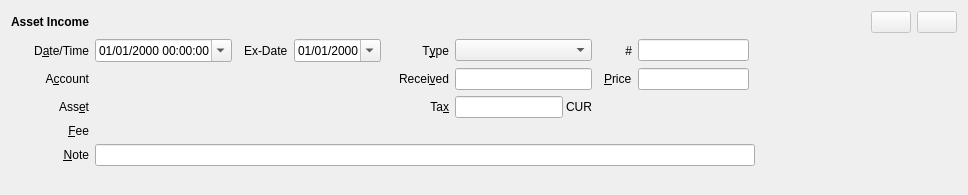
<?xml version="1.0" encoding="UTF-8"?>
<ui version="4.0">
 <class>AssetIncomeOperation</class>
 <widget class="QWidget" name="AssetIncomeOperation">
  <property name="geometry">
   <rect>
    <x>0</x>
    <y>0</y>
    <width>968</width>
    <height>195</height>
   </rect>
  </property>
  <property name="windowTitle">
   <string>Form</string>
  </property>
  <layout class="QGridLayout" name="layout">
   <item row="5" column="1" colspan="12">
    <widget class="QLineEdit" name="note"/>
   </item>
   <item row="1" column="0">
    <widget class="QLabel" name="date_label">
     <property name="text">
      <string>D&amp;ate/Time</string>
     </property>
     <property name="alignment">
      <set>Qt::AlignmentFlag::AlignRight|Qt::AlignmentFlag::AlignTrailing|Qt::AlignmentFlag::AlignVCenter</set>
     </property>
     <property name="buddy">
      <cstring>timestamp_editor</cstring>
     </property>
    </widget>
   </item>
   <item row="1" column="10">
    <widget class="QLabel" name="number_label">
     <property name="text">
      <string>#</string>
     </property>
     <property name="alignment">
      <set>Qt::AlignmentFlag::AlignRight|Qt::AlignmentFlag::AlignTrailing|Qt::AlignmentFlag::AlignVCenter</set>
     </property>
     <property name="buddy">
      <cstring>number</cstring>
     </property>
    </widget>
   </item>
   <item row="0" column="14">
    <widget class="QPushButton" name="commit_button">
     <property name="enabled">
      <bool>false</bool>
     </property>
     <property name="toolTip">
      <string>Commit changes</string>
     </property>
     <property name="text">
      <string/>
     </property>
    </widget>
   </item>
   <item row="2" column="11">
    <widget class="QLineEdit" name="price_edit">
     <property name="alignment">
      <set>Qt::AlignmentFlag::AlignRight|Qt::AlignmentFlag::AlignTrailing|Qt::AlignmentFlag::AlignVCenter</set>
     </property>
    </widget>
   </item>
   <item row="1" column="7">
    <widget class="QLabel" name="type_label">
     <property name="text">
      <string>T&amp;ype</string>
     </property>
     <property name="alignment">
      <set>Qt::AlignmentFlag::AlignRight|Qt::AlignmentFlag::AlignTrailing|Qt::AlignmentFlag::AlignVCenter</set>
     </property>
     <property name="buddy">
      <cstring>type</cstring>
     </property>
    </widget>
   </item>
   <item row="3" column="7">
    <widget class="QLabel" name="tax_label">
     <property name="text">
      <string>Ta&amp;x</string>
     </property>
     <property name="alignment">
      <set>Qt::AlignmentFlag::AlignRight|Qt::AlignmentFlag::AlignTrailing|Qt::AlignmentFlag::AlignVCenter</set>
     </property>
     <property name="buddy">
      <cstring>tax_edit</cstring>
     </property>
    </widget>
   </item>
   <item row="1" column="11">
    <widget class="QLineEdit" name="number"/>
   </item>
   <item row="3" column="0">
    <widget class="QLabel" name="symbol_label">
     <property name="text">
      <string>Ass&amp;et</string>
     </property>
     <property name="alignment">
      <set>Qt::AlignmentFlag::AlignRight|Qt::AlignmentFlag::AlignTrailing|Qt::AlignmentFlag::AlignVCenter</set>
     </property>
     <property name="buddy">
      <cstring>symbol_widget</cstring>
     </property>
    </widget>
   </item>
   <item row="6" column="0">
    <spacer name="vertical_spacer">
     <property name="orientation">
      <enum>Qt::Orientation::Vertical</enum>
     </property>
     <property name="sizeHint" stdset="0">
      <size>
       <width>20</width>
       <height>40</height>
      </size>
     </property>
    </spacer>
   </item>
   <item row="0" column="0">
    <widget class="QLabel" name="main_label">
     <property name="font">
      <font>
       <bold>true</bold>
      </font>
     </property>
     <property name="text">
      <string>Asset Income</string>
     </property>
    </widget>
   </item>
   <item row="2" column="13">
    <spacer name="horizontal_spacer">
     <property name="orientation">
      <enum>Qt::Orientation::Horizontal</enum>
     </property>
     <property name="sizeHint" stdset="0">
      <size>
       <width>40</width>
       <height>20</height>
      </size>
     </property>
    </spacer>
   </item>
   <item row="1" column="4">
    <widget class="QDateEdit" name="ex_date_editor">
     <property name="specialValueText">
      <string>unknown</string>
     </property>
     <property name="minimumDate">
      <date>
       <year>1970</year>
       <month>1</month>
       <day>1</day>
      </date>
     </property>
     <property name="maximumTime">
      <time>
       <hour>23</hour>
       <minute>59</minute>
       <second>59</second>
      </time>
     </property>
     <property name="displayFormat">
      <string>dd/MM/yyyy</string>
     </property>
     <property name="calendarPopup">
      <bool>true</bool>
     </property>
     <property name="timeSpec">
      <enum>Qt::TimeSpec::UTC</enum>
     </property>
    </widget>
   </item>
   <item row="2" column="1" colspan="5">
    <widget class="ReferenceSelectorWidget" name="account_widget"/>
   </item>
   <item row="3" column="1" colspan="5">
    <widget class="ReferenceSelectorWidget" name="symbol_widget"/>
   </item>
   <item row="4" column="0">
    <widget class="QLabel" name="fee_label">
     <property name="text">
      <string>&amp;Fee</string>
     </property>
     <property name="alignment">
      <set>Qt::AlignmentFlag::AlignRight|Qt::AlignmentFlag::AlignTrailing|Qt::AlignmentFlag::AlignVCenter</set>
     </property>
     <property name="buddy">
      <cstring>fee_widget</cstring>
     </property>
    </widget>
   </item>
   <item row="4" column="1" colspan="5">
    <widget class="FeeWidget" name="fee_widget" native="true"/>
   </item>
   <item row="5" column="0">
    <widget class="QLabel" name="note_label">
     <property name="text">
      <string>&amp;Note</string>
     </property>
     <property name="alignment">
      <set>Qt::AlignmentFlag::AlignRight|Qt::AlignmentFlag::AlignTrailing|Qt::AlignmentFlag::AlignVCenter</set>
     </property>
     <property name="buddy">
      <cstring>note</cstring>
     </property>
    </widget>
   </item>
   <item row="2" column="0">
    <widget class="QLabel" name="account_label">
     <property name="text">
      <string>A&amp;ccount</string>
     </property>
     <property name="alignment">
      <set>Qt::AlignmentFlag::AlignRight|Qt::AlignmentFlag::AlignTrailing|Qt::AlignmentFlag::AlignVCenter</set>
     </property>
     <property name="buddy">
      <cstring>account_widget</cstring>
     </property>
    </widget>
   </item>
   <item row="1" column="3">
    <widget class="QLabel" name="ex_date_label">
     <property name="text">
      <string>Ex-Date</string>
     </property>
     <property name="buddy">
      <cstring>ex_date_editor</cstring>
     </property>
    </widget>
   </item>
   <item row="0" column="15">
    <widget class="QPushButton" name="revert_button">
     <property name="enabled">
      <bool>false</bool>
     </property>
     <property name="acceptDrops">
      <bool>false</bool>
     </property>
     <property name="toolTip">
      <string>Cancel changes</string>
     </property>
     <property name="text">
      <string/>
     </property>
    </widget>
   </item>
   <item row="2" column="7">
    <widget class="QLabel" name="amount_label">
     <property name="text">
      <string>Recei&amp;ved</string>
     </property>
     <property name="alignment">
      <set>Qt::AlignmentFlag::AlignRight|Qt::AlignmentFlag::AlignTrailing|Qt::AlignmentFlag::AlignVCenter</set>
     </property>
     <property name="buddy">
      <cstring>amount_edit</cstring>
     </property>
    </widget>
   </item>
   <item row="2" column="8">
    <widget class="QLineEdit" name="amount_edit">
     <property name="alignment">
      <set>Qt::AlignmentFlag::AlignRight|Qt::AlignmentFlag::AlignTrailing|Qt::AlignmentFlag::AlignVCenter</set>
     </property>
    </widget>
   </item>
   <item row="1" column="8">
    <widget class="QComboBox" name="type"/>
   </item>
   <item row="1" column="1">
    <widget class="QDateTimeEdit" name="timestamp_editor">
     <property name="displayFormat">
      <string>dd/MM/yyyy hh:mm:ss</string>
     </property>
     <property name="calendarPopup">
      <bool>true</bool>
     </property>
     <property name="timeSpec">
      <enum>Qt::TimeSpec::UTC</enum>
     </property>
    </widget>
   </item>
   <item row="2" column="10">
    <widget class="QLabel" name="price_label">
     <property name="text">
      <string>&amp;Price</string>
     </property>
     <property name="buddy">
      <cstring>price_edit</cstring>
     </property>
    </widget>
   </item>
   <item row="1" column="2">
    <spacer name="dateGroupSpacer">
     <property name="orientation">
      <enum>Qt::Orientation::Horizontal</enum>
     </property>
     <property name="sizeType">
      <enum>QSizePolicy::Fixed</enum>
     </property>
     <property name="sizeHint" stdset="0">
      <size>
       <width>0</width>
       <height>20</height>
      </size>
     </property>
    </spacer>
   </item>
   <item row="1" column="6">
    <spacer name="typeGroupSpacer">
     <property name="orientation">
      <enum>Qt::Orientation::Horizontal</enum>
     </property>
     <property name="sizeType">
      <enum>QSizePolicy::Fixed</enum>
     </property>
     <property name="sizeHint" stdset="0">
      <size>
       <width>0</width>
       <height>20</height>
      </size>
     </property>
    </spacer>
   </item>
   <item row="1" column="9">
    <spacer name="numberGroupSpacer">
     <property name="orientation">
      <enum>Qt::Orientation::Horizontal</enum>
     </property>
     <property name="sizeType">
      <enum>QSizePolicy::Fixed</enum>
     </property>
     <property name="sizeHint" stdset="0">
      <size>
       <width>0</width>
       <height>20</height>
      </size>
     </property>
    </spacer>
   </item>
   <item row="3" column="8">
    <layout class="QHBoxLayout" name="taxCurrencyBox">
     <property name="spacing">
      <number>3</number>
     </property>
     <property name="leftMargin">
      <number>0</number>
     </property>
     <property name="topMargin">
      <number>0</number>
     </property>
     <property name="rightMargin">
      <number>0</number>
     </property>
     <property name="bottomMargin">
      <number>0</number>
     </property>
     <item>
      <widget class="QLineEdit" name="tax_edit">
       <property name="alignment">
        <set>Qt::AlignmentFlag::AlignRight|Qt::AlignmentFlag::AlignTrailing|Qt::AlignmentFlag::AlignVCenter</set>
       </property>
      </widget>
     </item>
     <item>
      <widget class="AccountCurrencyLabel" name="currency">
       <property name="text">
        <string>CUR</string>
       </property>
      </widget>
     </item>
    </layout>
   </item>
  </layout>
 </widget>
 <customwidgets>
  <customwidget>
   <class>FeeWidget</class>
   <extends>QWidget</extends>
   <header>jal/widgets/fee_widget.h</header>
   <container>0</container>
  </customwidget>
  <customwidget>
   <class>ReferenceSelectorWidget</class>
   <extends>QWidget</extends>
   <header>jal/widgets/reference_selector.h</header>
   <container>1</container>
  </customwidget>
  <customwidget>
   <class>AccountCurrencyLabel</class>
   <extends>QLabel</extends>
   <header>jal/widgets/account_select.h</header>
  </customwidget>
 </customwidgets>
 <tabstops>
  <tabstop>timestamp_editor</tabstop>
  <tabstop>ex_date_editor</tabstop>
  <tabstop>type</tabstop>
  <tabstop>number</tabstop>
  <tabstop>account_widget</tabstop>
  <tabstop>symbol_widget</tabstop>
  <tabstop>amount_edit</tabstop>
  <tabstop>price_edit</tabstop>
  <tabstop>tax_edit</tabstop>
  <tabstop>fee_widget</tabstop>
  <tabstop>note</tabstop>
  <tabstop>commit_button</tabstop>
  <tabstop>revert_button</tabstop>
 </tabstops>
 <resources/>
 <connections/>
</ui>
